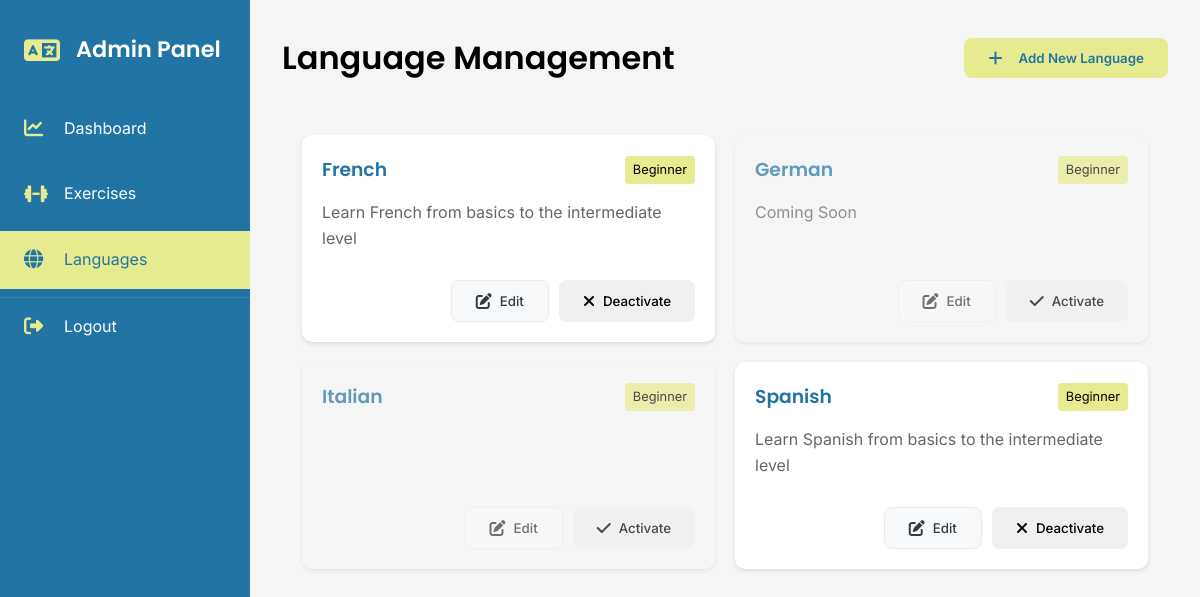
Page /view/admin/languages.php (signed in) on the earlier database version.
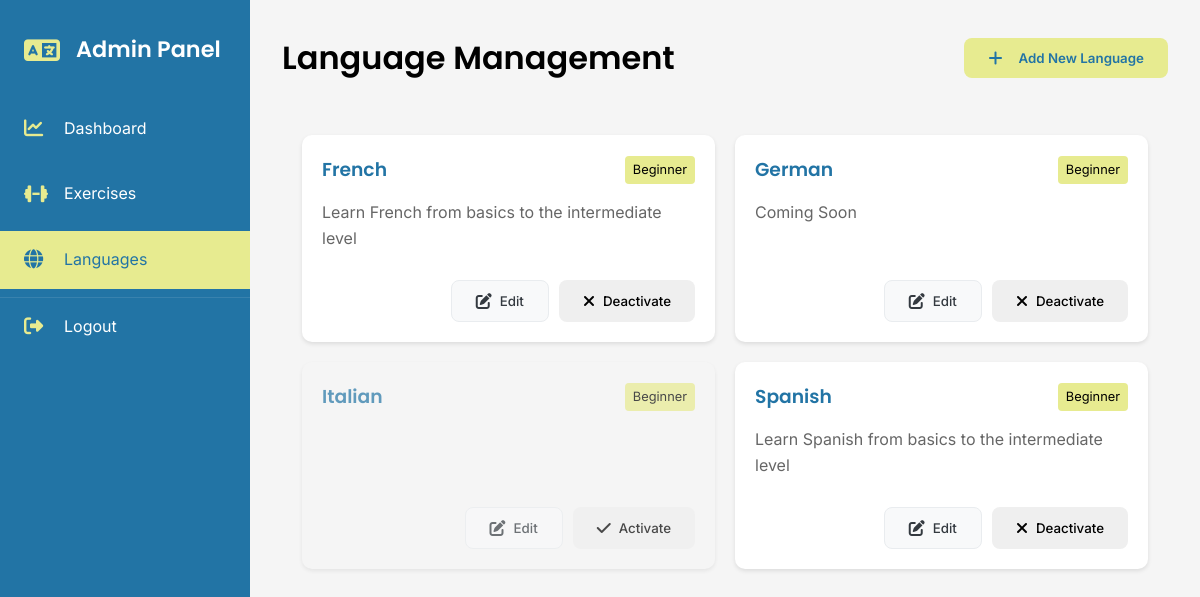
Same page on the later database version.
### tables this page shows
CREATE TABLE `languages` (
  `languageId` int(11) NOT NULL,
  `languageName` varchar(50) NOT NULL,
  `level` enum('Beginner','Intermediate','Advanced') NOT NULL,
  `description` text DEFAULT NULL,
  `active` tinyint(1) DEFAULT 1,
  `languageCode` varchar(2) NOT NULL DEFAULT 'en'
);

### view/admin/languages.php (the view, shortened to what this page needs)
<?php
require_once '../../config/db_connect.php';
$languages = $pdo->query("SELECT * FROM languages ORDER BY languageName")->fetchAll();
?>
<!DOCTYPE html>
<html lang="en">
<head>
    <link rel="stylesheet" href="https://cdnjs.cloudflare.com/ajax/libs/font-awesome/6.5.1/css/all.min.css">
    <link rel="stylesheet" href="../../assets/css/styles.css">
    <link rel="stylesheet" href="../../assets/css/admin/dashboard.css">
    <link rel="stylesheet" href="../../assets/css/admin/languages.css">
</head>
<body>
    <div class="admin-container">
        <?php include 'includes/sidebar.php'; ?>
        <main class="main-content">
            <div class="content-header">
                <h1>Language Management</h1>
                <button class="btn btn-primary" onclick="showAddLanguageModal()">
                    <i class="fas fa-plus"></i> Add New Language
                </button>
            </div>
            <div class="languages-grid">
                <?php foreach ($languages as $language): ?>
                    <div class="language-card <?= $language['active'] ? 'active' : 'inactive' ?>">
                        <div class="language-header">
                            <h3><?= htmlspecialchars($language['languageName']) ?></h3>
                            <span class="level-badge"><?= htmlspecialchars($language['level']) ?></span>
                        </div>
                        <p class="description"><?= htmlspecialchars($language['description']) ?></p>
                        <div class="language-actions">
                            <button class="btn btn-secondary" onclick="editLanguage(<?= htmlspecialchars(json_encode($language)) ?>)">
                                <i class="fas fa-edit"></i> Edit
                            </button>
                            <button class="btn <?= $language['active'] ? 'btn-danger' : 'btn-success' ?>"
                                    onclick="toggleLanguage(<?= $language['languageId'] ?>, <?= $language['active'] ?>)">
                                <i class="fas fa-<?= $language['active'] ? 'times' : 'check' ?>"></i>
                                <?= $language['active'] ? 'Deactivate' : 'Activate' ?>
                            </button>
                        </div>
                    </div>
                <?php endforeach; ?>
            </div>
        </main>
    </div>
</body>
</html>

Differences in the rows shown:
changed languages "German": active "Activate" → "Deactivate"
